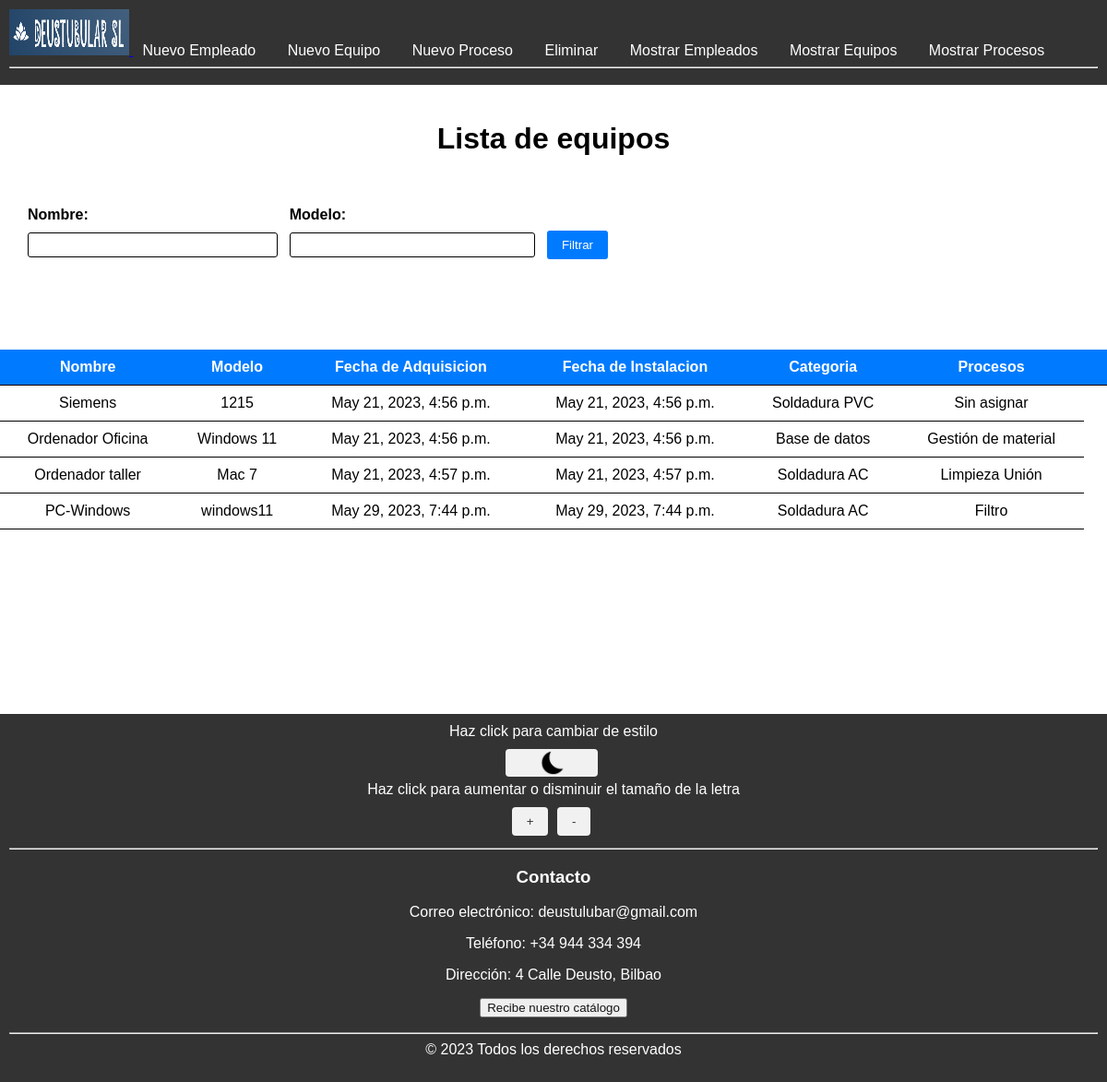
The app's page /equipos, older data.
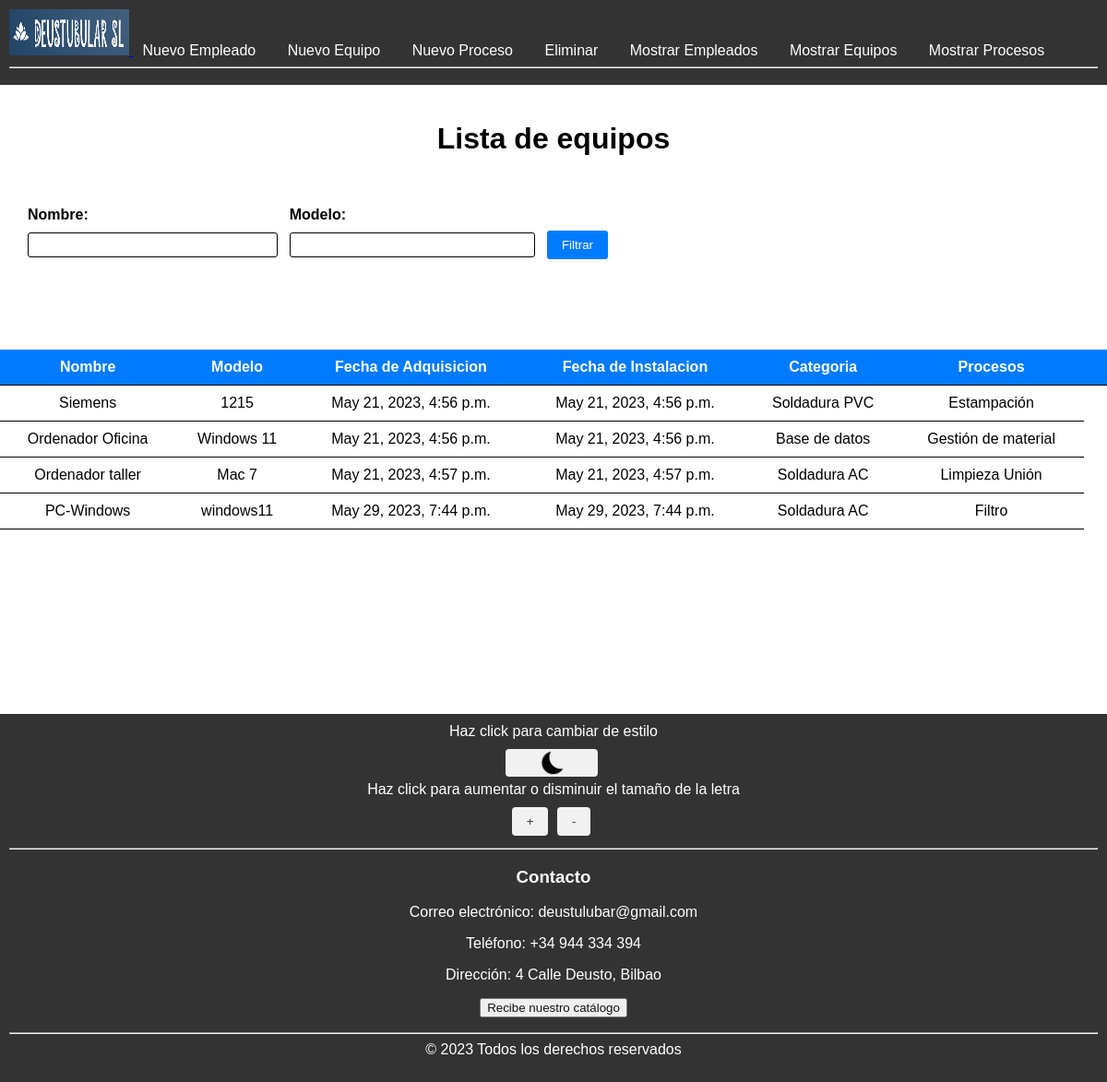
The same page, newer data.
### DeustubularSL_app/models.py (models this page shows, shortened)
class equipo (models.Model):
    nombre = models.CharField(max_length = 150)
    modelo = models.CharField(max_length = 150)
    fechaAdquisicion = models.DateTimeField(default=datetime.datetime.today)
    fechaInstalacion = models.DateTimeField(default=datetime.datetime.today)
    categoria = models.ForeignKey(Categoria, on_delete=models.CASCADE)

class Categoria(models.Model):
    nombre = models.CharField(max_length=150)
    def __str__(self):
        return self.nombre

class proceso (models.Model):
    nombre = models.CharField(max_length = 150)
    ordenFabricacion = models.IntegerField(default=0)
    codigoProceso = models.IntegerField(default=0)
    referencia = models.ForeignKey(Referencia, on_delete=models.CASCADE)
    fechaIni = models.DateTimeField(default=datetime.datetime.today)
    fechaFin = models.DateTimeField(default=datetime.datetime.today)
    FKidEquipo = models.ForeignKey (equipo, on_delete = models.CASCADE, related_name='procesos')

### DeustubularSL_app/views.py (the view)
# urls.py: path('equipos', listar_equipos.as_view(), name='listar_equipo'),
class listar_equipos(ListView):
    model = equipo
    template_name = 'DeustubularSL_app/equipo_mostrar.html'
    context_object_name = 'equipos'

### DeustubularSL_app/templates/DeustubularSL_app/equipo_mostrar.html (shortened to what this page needs)
{% extends "base.html" %}
{% block contenido %}
<h1>Lista de equipos</h1>
<form method="GET" action="{% url 'filtrar_equipos' %}" class="filtro-form">
    <div class="form-group">
      <label for="nombre">Nombre:</label>
      <input type="text" name="nombre" id="nombre" class="form-control">
    </div>
    <div class="form-group">
      <label for="modelo">Modelo:</label>
      <input type="text" name="modelo" id="modelo" class="form-control">
    </div>
    <button type="submit" class="btn btn-primary">Filtrar</button>
  </form>
<table>
    <thead>
        <tr>
            <th>Nombre</th>
            <th>Modelo</th>
            <th>Fecha de Adquisicion</th>
            <th>Fecha de Instalacion</th>
            <th>Categoria</th>
            <th>Procesos</th>
            <th></th>
        </tr>
    </thead>
    <tbody>
        {% for equipo in equipos %}
        <tr>
            <td>{{ equipo.nombre }}</a></td>
            <td>{{ equipo.modelo }}</td>
            <td>{{ equipo.fechaAdquisicion}}</td>
            <td>{{ equipo.fechaInstalacion }}</td>
            <td>{{ equipo.categoria }}</td>
            <td>
              {% if equipo.procesos.all %}
                  {% for proceso in equipo.procesos.all %}
                      {{ proceso.nombre }}
                  {% endfor %}
              {% else %}
                  Sin asignar
              {% endif %}
          </td>
        </tr>
        {% empty %}
        <tr>
          <td>No se encontraron resultados</td>
        </tr>
        {% endfor %}
    </tbody>
</table>
{% endblock %}

Row changes from the older to the newer data that the page shows:
shown differently, row unchanged: equipo "Siemens": no longer shows "Sin asignar"
added proceso: nombre "Estampación", shown under equipo "Siemens"
